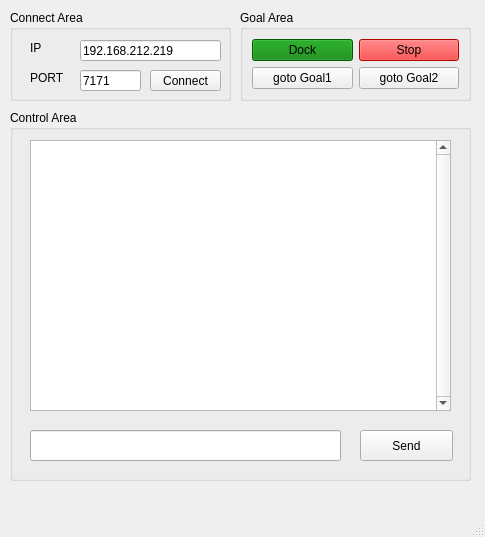
<?xml version="1.0" encoding="UTF-8"?>
<ui version="4.0">
 <class>MainWindow</class>
 <widget class="QMainWindow" name="MainWindow">
  <property name="geometry">
   <rect>
    <x>0</x>
    <y>0</y>
    <width>485</width>
    <height>537</height>
   </rect>
  </property>
  <property name="windowTitle">
   <string>MainWindow</string>
  </property>
  <widget class="QWidget" name="centralwidget">
   <widget class="QGroupBox" name="gbox_connectArea">
    <property name="geometry">
     <rect>
      <x>10</x>
      <y>10</y>
      <width>221</width>
      <height>91</height>
     </rect>
    </property>
    <property name="title">
     <string>Connect Area</string>
    </property>
    <widget class="QLabel" name="label_ip">
     <property name="geometry">
      <rect>
       <x>20</x>
       <y>30</y>
       <width>41</width>
       <height>16</height>
      </rect>
     </property>
     <property name="text">
      <string>IP</string>
     </property>
    </widget>
    <widget class="QLabel" name="label_port">
     <property name="geometry">
      <rect>
       <x>20</x>
       <y>60</y>
       <width>41</width>
       <height>16</height>
      </rect>
     </property>
     <property name="text">
      <string>PORT</string>
     </property>
    </widget>
    <widget class="QLineEdit" name="lineEdit_ip">
     <property name="geometry">
      <rect>
       <x>70</x>
       <y>30</y>
       <width>141</width>
       <height>21</height>
      </rect>
     </property>
     <property name="text">
      <string>192.168.212.219</string>
     </property>
    </widget>
    <widget class="QLineEdit" name="lineEdit_port">
     <property name="geometry">
      <rect>
       <x>70</x>
       <y>60</y>
       <width>61</width>
       <height>21</height>
      </rect>
     </property>
     <property name="text">
      <string>7171</string>
     </property>
    </widget>
    <widget class="QPushButton" name="pb_connect">
     <property name="geometry">
      <rect>
       <x>140</x>
       <y>60</y>
       <width>71</width>
       <height>21</height>
      </rect>
     </property>
     <property name="text">
      <string>Connect</string>
     </property>
    </widget>
   </widget>
   <widget class="QGroupBox" name="gbox_controlArea">
    <property name="geometry">
     <rect>
      <x>10</x>
      <y>110</y>
      <width>461</width>
      <height>371</height>
     </rect>
    </property>
    <property name="title">
     <string>Control Area</string>
    </property>
    <widget class="QTextBrowser" name="textBrowser">
     <property name="geometry">
      <rect>
       <x>20</x>
       <y>30</y>
       <width>421</width>
       <height>271</height>
      </rect>
     </property>
     <property name="verticalScrollBarPolicy">
      <enum>Qt::ScrollBarAlwaysOn</enum>
     </property>
     <property name="sizeAdjustPolicy">
      <enum>QAbstractScrollArea::AdjustIgnored</enum>
     </property>
    </widget>
    <widget class="QLineEdit" name="lineEdit_cmd">
     <property name="geometry">
      <rect>
       <x>20</x>
       <y>320</y>
       <width>311</width>
       <height>31</height>
      </rect>
     </property>
    </widget>
    <widget class="QPushButton" name="pb_send">
     <property name="geometry">
      <rect>
       <x>350</x>
       <y>320</y>
       <width>93</width>
       <height>31</height>
      </rect>
     </property>
     <property name="text">
      <string>Send</string>
     </property>
     <property name="shortcut">
      <string>Return</string>
     </property>
    </widget>
   </widget>
   <widget class="QGroupBox" name="groupBox_2">
    <property name="geometry">
     <rect>
      <x>240</x>
      <y>10</y>
      <width>231</width>
      <height>91</height>
     </rect>
    </property>
    <property name="title">
     <string>Goal Area</string>
    </property>
    <layout class="QGridLayout" name="gridLayout">
     <item row="0" column="0">
      <widget class="QPushButton" name="pb_dock">
       <property name="styleSheet">
        <string notr="true">background-color: green;</string>
       </property>
       <property name="text">
        <string>Dock</string>
       </property>
      </widget>
     </item>
     <item row="0" column="1">
      <widget class="QPushButton" name="pb_stop">
       <property name="styleSheet">
        <string notr="true">background-color: red;</string>
       </property>
       <property name="text">
        <string>Stop</string>
       </property>
      </widget>
     </item>
     <item row="1" column="0">
      <widget class="QPushButton" name="pb_goal1">
       <property name="text">
        <string>goto Goal1</string>
       </property>
      </widget>
     </item>
     <item row="1" column="1">
      <widget class="QPushButton" name="pb_goal2">
       <property name="styleSheet">
        <string notr="true"/>
       </property>
       <property name="text">
        <string>goto Goal2</string>
       </property>
      </widget>
     </item>
    </layout>
   </widget>
  </widget>
  <widget class="QMenuBar" name="menubar">
   <property name="geometry">
    <rect>
     <x>0</x>
     <y>0</y>
     <width>485</width>
     <height>20</height>
    </rect>
   </property>
  </widget>
  <widget class="QStatusBar" name="statusbar"/>
 </widget>
 <resources/>
 <connections/>
</ui>
